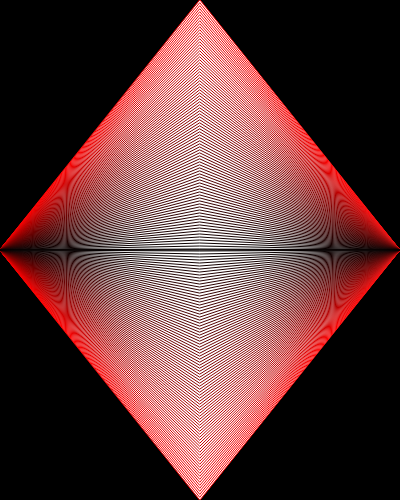
Frame 1 (no input)
Frame 60 (no input): identical to frame 1, image omitted
Frame 120 (the mouse pressed at the canvas centre since frame 60): identical to frame 1, image omitted

The p5.js sketch that drew this single still picture (run headless with seeded random() and noise() and a simulated clock; from frame 60 on, the mouse is pressed at the canvas centre):

// p5.js sketch
// ── sketch.js
function setup() {
  createCanvas(400, 500);
}

function draw() {
  background(0);
  
  let colour={
    r : 255,
    g : 0,
    b : 0
  };

  for (let i = 0; i < height-i; i = i+3) {
    stroke(colour.r-i, colour.g, colour.b);
    triangle(200,i, 400,height/2, 0,height/2);
    triangle(200,height-i, 400,height/2, 0,height/2);
  } 
}

// ── style.css
html, body {
  margin: 0;
  padding: 0;
  background-color: black;
}

canvas {
  display: flex;
}

.sketch {
  display: flex;
  justify-content: center;
  align-items: center;
}

h1, p {
  color: white;
  text-align: center;

}
